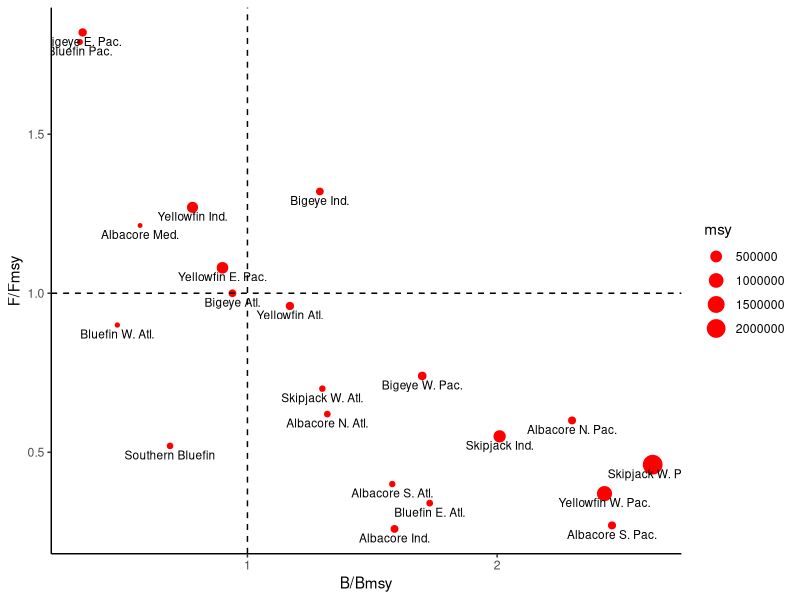
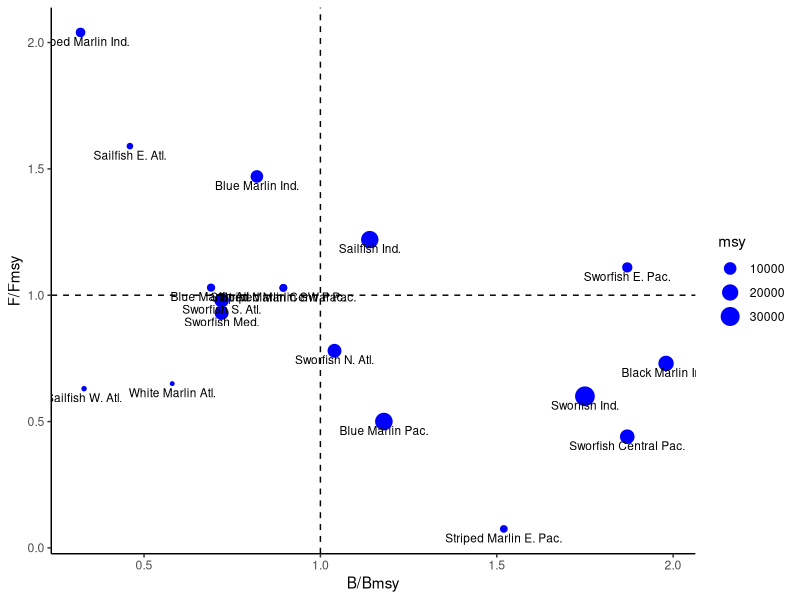
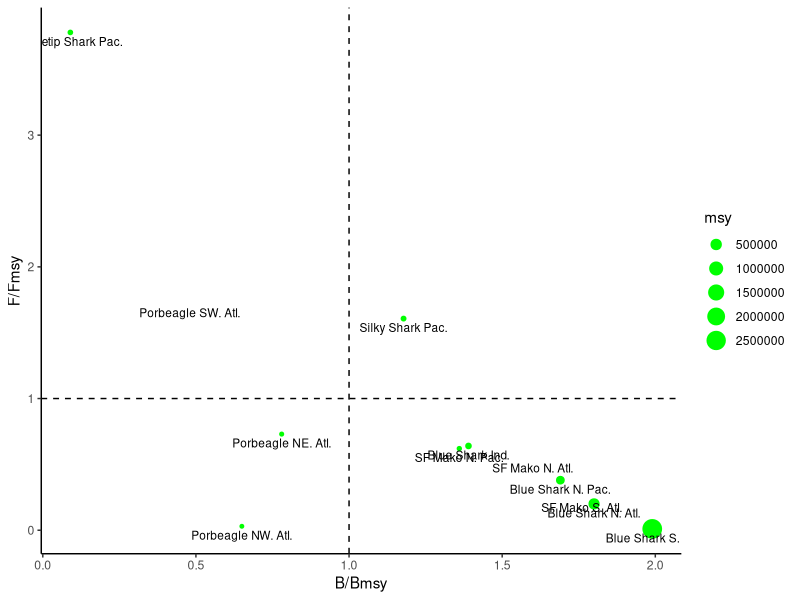

Source code (R) for these figures, in order:
## ---- chunk 1
knitr::opts_chunk$set(echo = TRUE)

library(tidyverse)
library(here)

kobe_values <- read_csv(here("data", "kobe_data_complete.csv"))
## ---- chunk 2
tuna_kobe <- kobe_values %>% 
  filter(tax_grp == 'tuna') %>% 
  select(stock_name, f_msy, b_msy, msy)

ggplot(data = tuna_kobe, aes(x = b_msy, y = f_msy, label = stock_name)) +
  geom_point(aes(size = msy), color = "red") +
  geom_text(hjust = 0.5, vjust = 1.5, size = 3) +
  geom_hline(yintercept = 1,linetype = 2) +
  geom_vline(xintercept = 1,linetype = 2) +
  theme_classic() +
  labs(y = "F/Fmsy",
       x = "B/Bmsy")
## ---- chunk 3
billfish_kobe <- kobe_values %>% 
  filter(tax_grp == 'billfish') %>% 
  select(stock_name, f_msy, b_msy, msy)

ggplot(data = billfish_kobe, aes(x = b_msy, y = f_msy, label = stock_name)) +
  geom_point(aes(size = msy), color = "blue") +
  geom_text(hjust = 0.5, vjust = 1.5, size = 3) +
  geom_hline(yintercept = 1,linetype = 2) +
  geom_vline(xintercept = 1,linetype = 2) +
  theme_classic() +
  labs(y = "F/Fmsy",
       x = "B/Bmsy")
## ---- chunk 4
shark_kobe <- kobe_values %>% 
  filter(tax_grp == 'shark') %>% 
  select(stock_name, f_msy, b_msy, msy)

ggplot(data = shark_kobe, aes(x = b_msy, y = f_msy, label = stock_name)) +
  geom_point(aes(size = msy), color = "green") +
  geom_text(hjust = 0.5, vjust = 1.5, size = 3) +
  geom_hline(yintercept = 1,linetype = 2) +
  geom_vline(xintercept = 1,linetype = 2) +
  theme_classic() +
  labs(y = "F/Fmsy",
       x = "B/Bmsy")
